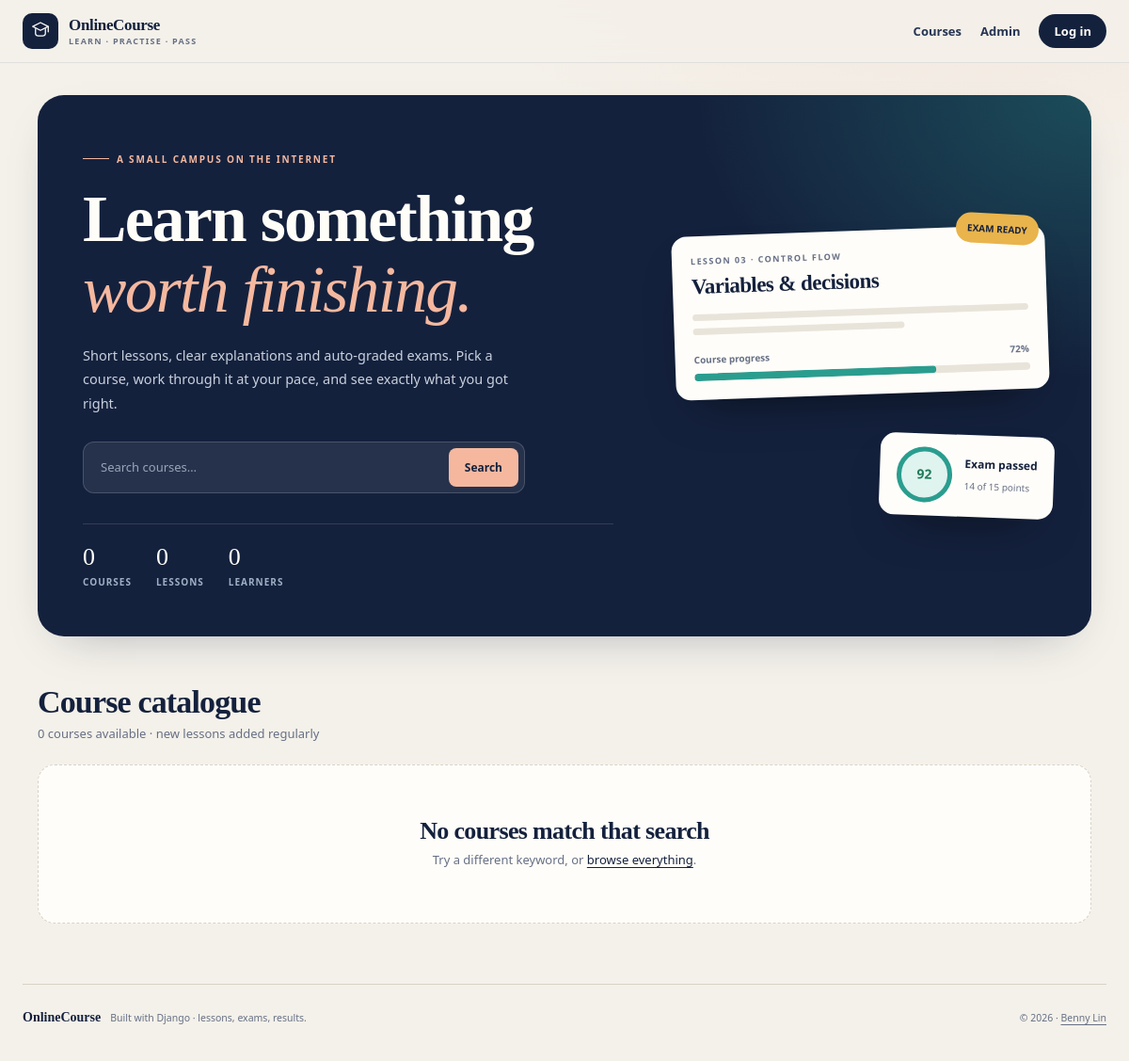
/, run on an earlier commit of the app's database.
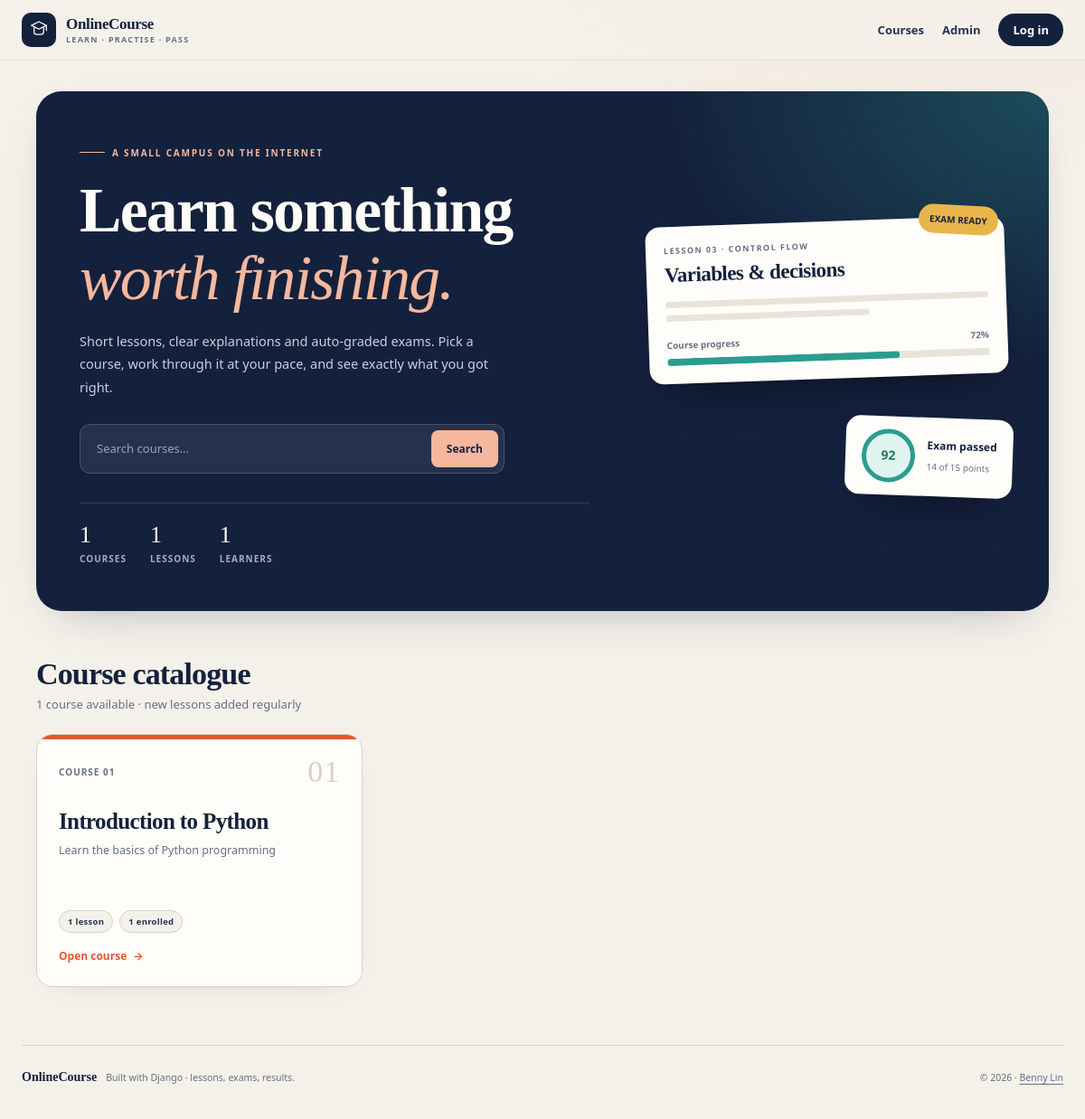
And on a later commit of the database.
### onlinecourse_app/models.py (models this page shows, shortened)
class Course(models.Model):
    name = models.CharField(max_length=100, default="Online course")
    image = models.ImageField(upload_to="course_images/", blank=True)
    description = models.TextField()
    pub_date = models.DateField(default=timezone.now)
    instructors = models.ManyToManyField("Instructor", blank=True)
    users = models.ManyToManyField(
        settings.AUTH_USER_MODEL,
        through="Enrollment",
        related_name="courses",
        blank=True,
    )
    total_enrollment = models.PositiveIntegerField(default=0)
    class Meta:
        ordering = ["-pub_date", "name"]

### onlinecourse_app/views.py (the view)
# urls.py: path("", views.course_list, name="home"),
def course_list(request):
    query = request.GET.get("q", "").strip()
    courses = Course.objects.annotate(
        lesson_total=Count("lessons", distinct=True),
        learner_total=Count("enrollments", distinct=True),
    ).prefetch_related("instructors__user")
    if query:
        courses = courses.filter(
            Q(name__icontains=query) | Q(description__icontains=query)
        )
    return render(
        request,
        "onlinecourse_app/course_list.html",
        {
            "courses": courses,
            "search_query": query,
            "total_courses": Course.objects.count(),
            "total_lessons": Lesson.objects.count(),
            "total_learners": Enrollment.objects.values("user").distinct().count(),
        },
    )

### onlinecourse_app/templates/onlinecourse_app/course_list.html (shortened to what this page needs)
{% extends "base.html" %}
{% block content %}
<main class="shell">
    <section class="hero">
        <div>
            <p class="eyebrow">A small campus on the internet</p>
            <h1>Learn something<br><em>worth finishing.</em></h1>
            <p class="hero-lede">
                Short lessons, clear explanations and auto-graded exams. Pick a course,
                work through it at your pace, and see exactly what you got right.
            </p>
            <form class="search-form" method="get" action="{% url 'course_list' %}">
                <input type="search" name="q" value="{{ search_query }}"
                    placeholder="Search courses…" aria-label="Search courses">
                <button type="submit">Search</button>
            </form>
            <div class="hero-stats">
                <div><strong>{{ total_courses }}</strong><span>Courses</span></div>
                <div><strong>{{ total_lessons }}</strong><span>Lessons</span></div>
                <div><strong>{{ total_learners }}</strong><span>Learners</span></div>
            </div>
        </div>
        <div class="hero-art" aria-hidden="true">
            <div class="art-card art-badge">EXAM READY</div>
            <div class="art-card art-card-main">
                <span class="art-label">Lesson 03 · Control flow</span>
                <h3>Variables &amp; decisions</h3>
                <div class="art-line"></div>
                <div class="art-line short"></div>
                <div class="art-progress"><span>Course progress</span><span>72%</span></div>
                <div class="art-bar"></div>
            </div>
            <div class="art-card art-card-score">
                <div class="score-ring">92</div>
                <div><strong>Exam passed</strong><span>14 of 15 points</span></div>
            </div>
        </div>
    </section>
    <div class="section-head">
        <div>
            <h2>{% if search_query %}Results for “{{ search_query }}”{% else %}Course catalogue{% endif %}</h2>
            <p>{{ courses|length }} course{{ courses|length|pluralize }} available · new lessons added regularly</p>
        </div>
    </div>
    <section class="course-grid" aria-label="Courses">
        {% for course in courses %}
        <a class="course-card" href="{% url 'course_details' course.id %}">
            <div class="course-index">
                <span>Course {{ forloop.counter|stringformat:"02d" }}</span>
                <span class="course-number">{{ forloop.counter|stringformat:"02d" }}</span>
            </div>
            <h3>{{ course.name }}</h3>
            <p>{{ course.description }}</p>
            <div class="course-meta">
                <span class="pill">{{ course.lesson_total }} lesson{{ course.lesson_total|pluralize }}</span>
                <span class="pill">{{ course.learner_total }} enrolled</span>
            </div>
            <span class="course-link">Open course</span>
        </a>
        {% empty %}
        <div class="empty-card">
            <h3>No courses match that search</h3>
            <p>Try a different keyword, or <a href="{% url 'course_list' %}">browse everything</a>.</p>
        </div>
        {% endfor %}
    </section>
</main>
{% endblock %}

What changed in the data, as far as the page shows it:
added Course: name "Introduction to Python", description "Learn the basics of Python programming", lesson_total "1", learner_total "1"
Also different on the page:
{{ total_courses }}: "0" → "1"
{{ total_lessons }}: "0" → "1"
{{ total_learners }}: "0" → "1"
{{ courses|length }}: "0" → "1"
text no longer shown: "No courses match that search Try a different keyword, or browse everything ."
